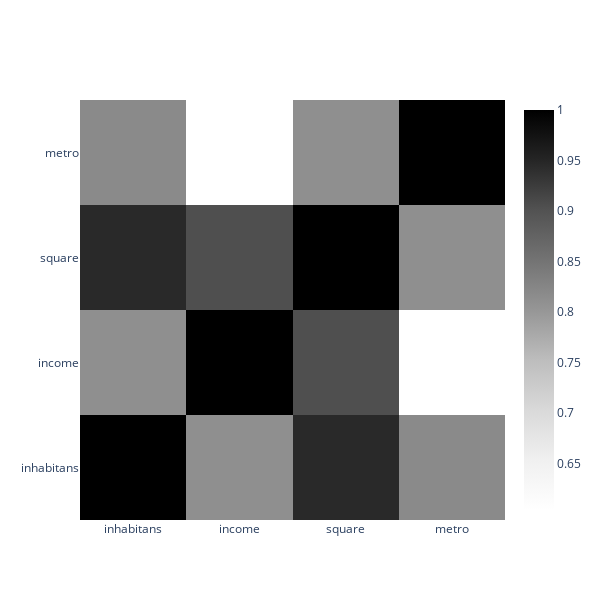

Notebook code for this chart:
### Markdown cell above
**3. Візуалізація матриці кореляцій**

### Code cell
df_cor = df.corr(numeric_only = True)
fig = go.Figure()
fig.add_trace(go.Heatmap(x=df_cor.columns, y=df_cor.index, z=df_cor, colorscale='Greys'))
fig.layout.autosize = True
fig.layout.height = 600
fig.layout.width = 600

fig.show()

### Figure 1 — Plotly figure (JSON) as saved in the notebook; plotly's stock layout.template omitted (floating-point values rounded to 4 significant figures)
{"data": [{"colorscale": [[0, "rgb(255,255,255)"], [0.125, "rgb(240,240,240)"], [0.25, "rgb(217,217,217)"], [0.375, "rgb(189,189,189)"], [0.5, "rgb(150,150,150)"], [0.625, "rgb(115,115,115)"], [0.75, "rgb(82,82,82)"], [0.875, "rgb(37,37,37)"], [1, "rgb(0, 0, 0)"]], "type": "heatmap", "x": ["inhabitans", "income", "square", "metro"], "y": ["inhabitans", "income", "square", "metro"], "z": [[1, 0.8116, 0.9461, 0.8196], [0.8116, 1, 0.9041, 0.6043], [0.9461, 0.9041, 1, 0.8115], [0.8196, 0.6043, 0.8115, 1]]}], "layout": {"autosize": true, "height": 600, "width": 600, "xaxis": {"autorange": true, "range": [-0.5, 3.5], "type": "category"}, "yaxis": {"autorange": true, "range": [-0.5, 3.5], "type": "category"}}}
